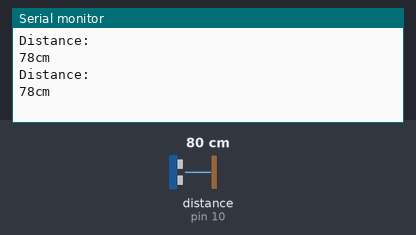
Recording of a sketch running on a simulated Arduino Uno, built with avr-gcc and run on an emulated ATmega328P. Shown: the last lines printed to the serial monitor. Wiring (inferred from the names in the program): ultrasonic range finder: trigger pin 9; echo pin 10. Inputs (shaded band) come from the test bench; at power-on: distance to the obstacle (sensor on pin 10) 80 cm. The echo pulse lasts 58.3 µs per cm.

Above: at 1.8 s.
1.9 s: distance to the obstacle (sensor on pin 10) set to 2 cm
At 2.8 s:
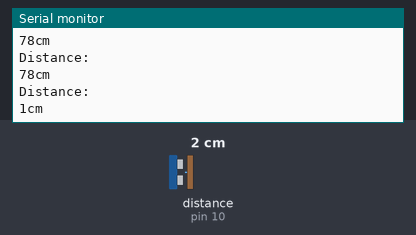
3.4 s: distance to the obstacle (sensor on pin 10) set to 4 cm
At 4.4 s:
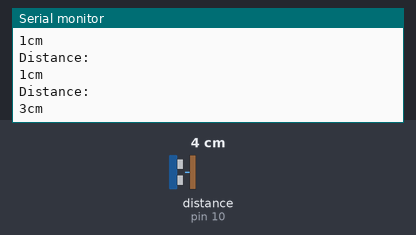
Timing chart, 0 to 6.4 s (numbered marks = the images above; inputs shaded):
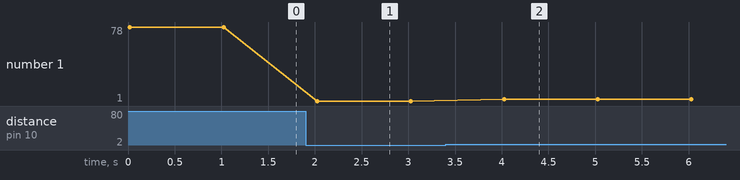

Measured:
- after the input at 1.9 s, the serial monitor: prints a new line after 0.12 s (image 1)
- after the input at 3.4 s, the serial monitor: prints a new line after 0.63 s (image 2)
- plotted number 1: 78 → 1 after the input at 1.9 s, 1 → 3 after the input at 3.4 s

The sketch:

ultrasonic_sensor.ino
```cpp
int trigPin=9;
int echoPin=10;
int distance;
long duration;
void setup()
{
  pinMode(trigPin, OUTPUT);
  pinMode(echoPin, INPUT);
  Serial.begin(9600);

}

void loop()
{
  //To clear the trigpin condition
  digitalWrite(trigPin,LOW);
  delayMicroseconds(2);
  // Sets the trigPin HIGH (ACTIVE) for 10 microseconds
  digitalWrite(trigPin,HIGH);
  delayMicroseconds(10);
  digitalWrite(trigPin,LOW);
  // Reads the echoPin, returns the sound wave travel time in microseconds
  duration = pulseIn(echoPin, HIGH);
  distance= duration*0.034/2;
  Serial.println("Distance: ");
  Serial.print(distance);
  Serial.println("cm");
  delay(1000);
}
```
